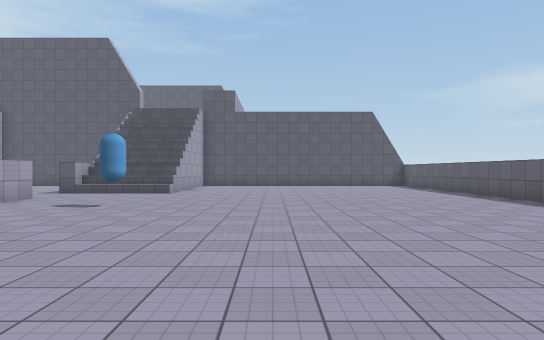
[1] (above)

16 first-person views from a walk through a 3-D level made in the Unity game engine. The camera is 1.5 m above the floor, looks level and sees 75° across. The floor is counted in squares, 2 m on a side. Each view is taken from the middle of a square. On the plan, view 1 faces up. The plan holds only what a view shows up to about 11 squares ahead; the rest is blank. The place goes on beyond the plan. Surface patterns are stand-ins for the level's own textures.

[2]
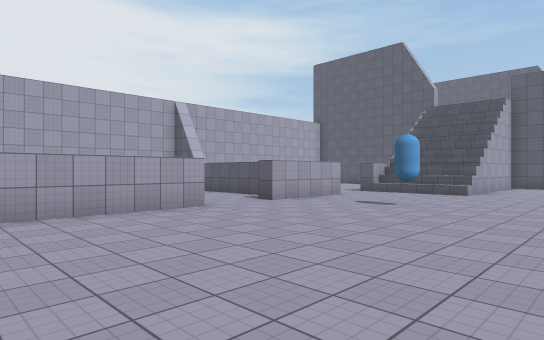

[3]
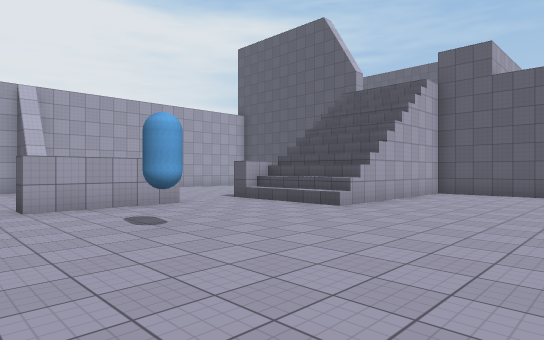

[4]
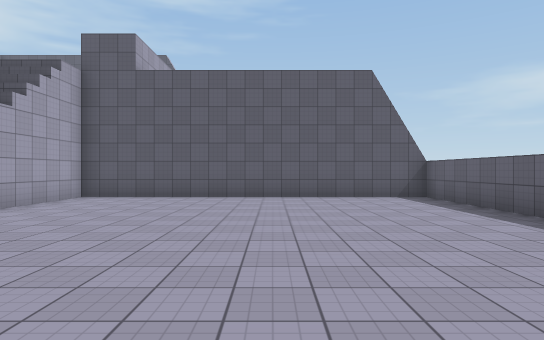

[5]
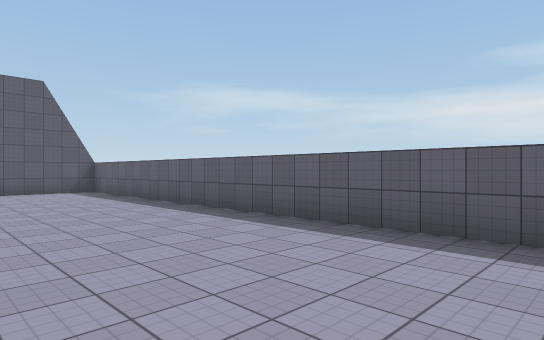

[6]
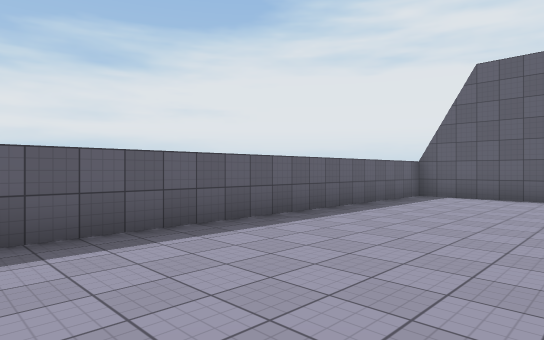

[7]
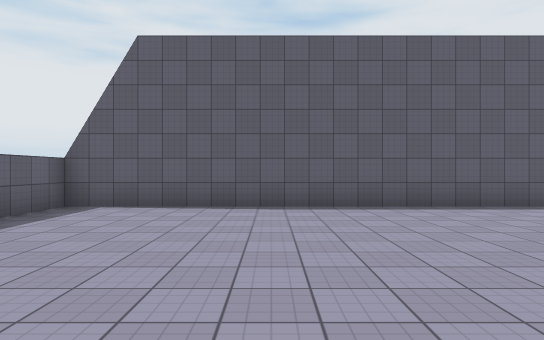

[8]
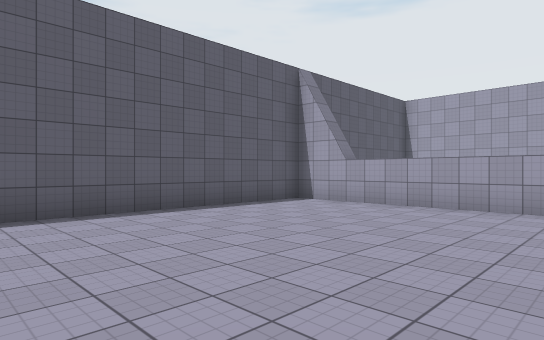

[9]
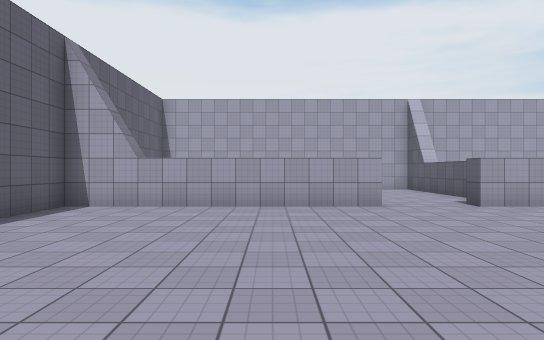

[10]
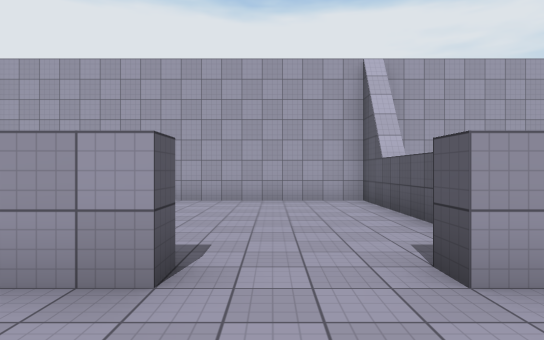

[11]
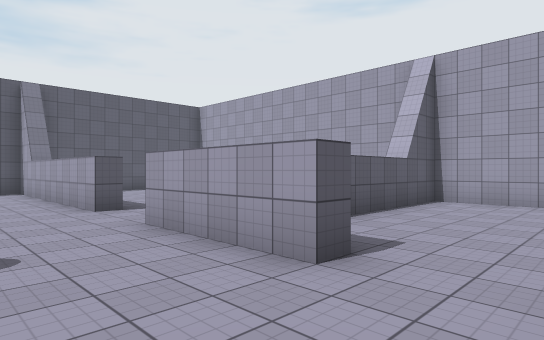

[12]
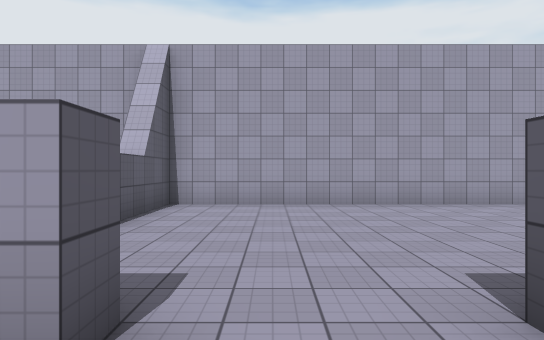

[13]
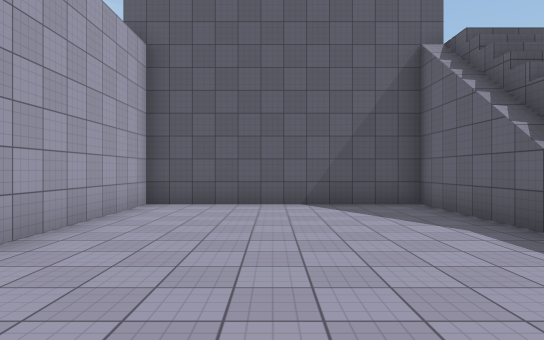

[14]
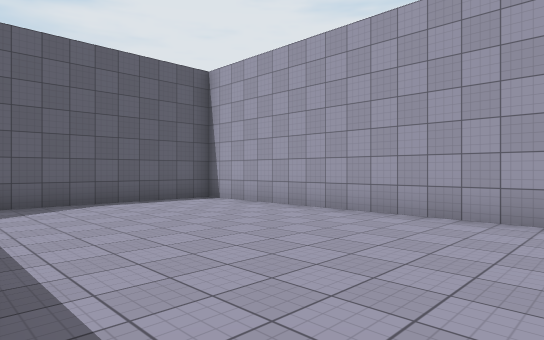

[15]
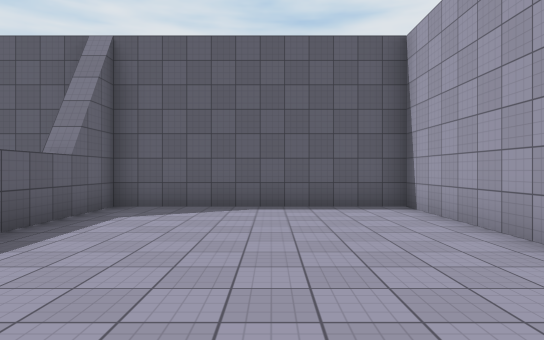

[16]
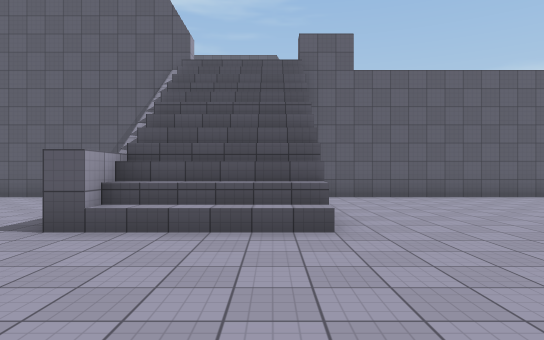

### Floor plan
Ten units are one square. View 1 is at (0, 0); x grows to the right and y downward. Boxes are objects, and circles mark ways between rooms. Rooms are numbered by the first view taken in them; rooms with no view inside come last. Other rooms are left out.
<svg viewBox="-133 -173 201 200">
<path fill="none" stroke="#000" d="M-32 -113 -56 -113M-31 -121 -62 -121M-62 -93 -62 -63M-62 -43 -62 22 63 22 63 -168 -32 -168 -32 -117 -62 -117M-68 -131 -68 -168 -128 -168 -128 -78 -90 -78M-62 -121 -62 -112M-68 -93 -62 -93M-56 -113 -68 -113M-68 -43 -62 -43M-78 -73 -128 -73 -128 22 -68 22 -68 -9M-62 -63 -68 -63"/>
<rect x="-35" y="-75" width="10" height="10" fill="#bbb"><title>blue capsule</title></rect>
<circle cx="-65" cy="-105" r="3" fill="#2a7"/>
<circle cx="-70" cy="-55" r="3" fill="#2a7"/>
<text x="0" y="-70">1</text>
<text x="-100" y="-120">2</text>
<text x="-100" y="-20">3</text>
</svg>
Room 1 opens to room 2. Room 1 opens to room 3.

Where each view was taken, in squares from view 1:
view 1: 0 up, 0 right, facing up
view 2: 0 up, 0 right, facing up-left
view 3: 5 up, 1 right, facing up-left
view 4: 7 up, 2 right, facing up
view 5: 4 up, 2 right, facing up-right
view 6: 8 up, 2 right, facing down-right
view 7: 5 up, 2 right, facing down
view 8: 4 up, 1 right, facing down-left
view 9: 2 up, 1 right, facing left
view 10: 5 up, 4 left, facing left
view 11: 11 up, 4 left, facing down-left
view 12: 10 up, 5 left, facing left
view 13: 9 up, 10 left, facing up
view 14: 6 up, 7 left, facing down-left
view 15: 5 up, 10 left, facing down
view 16: 7 up, 4 left, facing up
